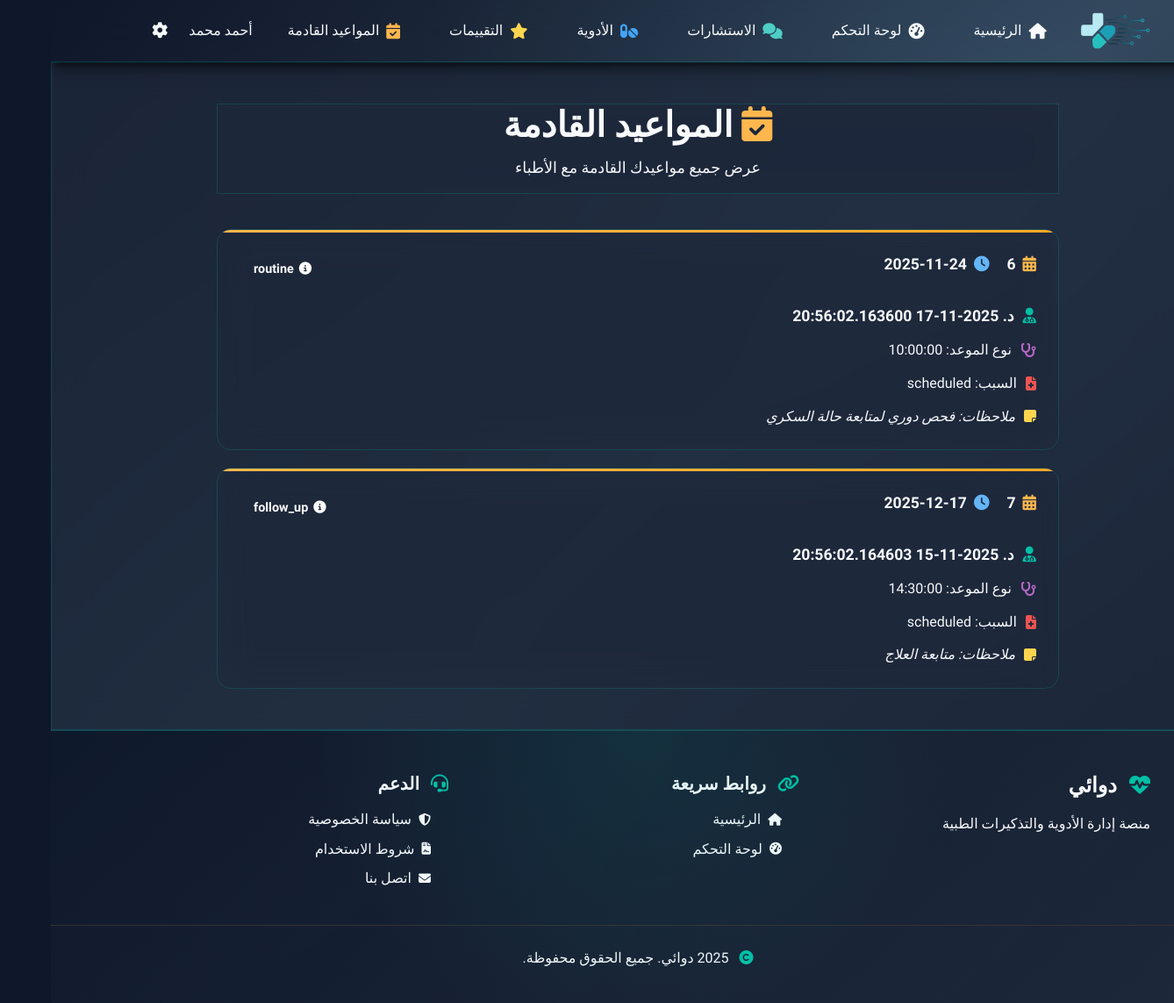
/upcoming-appointments (signed in), run on the app's committed database.
### models.py (models this page shows, shortened)
class User(UserMixin, db.Model):
    __tablename__ = 'users'
    id = db.Column(db.Integer, primary_key=True)
    email = db.Column(db.String(255), unique=True, nullable=False)
    password_hash = db.Column(db.String(255), nullable=False)
    phone = db.Column(db.String(20))
    full_name = db.Column(db.String(255), nullable=False)
    role = db.Column(db.String(50), nullable=False, default='patient')
    date_of_birth = db.Column(db.Date)
    gender = db.Column(db.String(10))
    weight = db.Column(db.Float)
    height = db.Column(db.Float)
    chronic_diseases = db.Column(db.Text)
    drug_allergies = db.Column(db.Text)
    emergency_contact_name = db.Column(db.String(255))
    emergency_contact_phone = db.Column(db.String(20))
    doctor_id = db.Column(db.Integer, db.ForeignKey('users.id'), nullable=True)
    blood_type = db.Column(db.String(10))  # فصيلة الدم: A+, A-, B+, B-, AB+, AB-, O+, O-
    notification_preferences = db.Column(db.Text)  # JSON
    address = db.Column(db.Text)  # العنوان التفصيلي
    city = db.Column(db.String(100))  # المدينة
    postal_code = db.Column(db.String(20))  # الرمز البريدي
    medical_conditions = db.Column(db.Text)  # الحالات الطبية
    allergies = db.Column(db.Text)  # الحساسيات
    emergency_contact = db.Column(db.String(255))  # جهة الاتصال في الطوارئ
    language = db.Column(db.String(10), default='ar')  # اللغة المفضلة
    timezone = db.Column(db.String(50), default='Asia/Riyadh')  # المنطقة الزمنية
    email_notifications = db.Column(db.Boolean, default=True)  # الإشعارات عبر البريد الإلكتروني
    sms_notifications = db.Column(db.Boolean, default=False)  # الإشعارات عبر الرسائل النصية
    last_login = db.Column(db.DateTime)  # آخر تسجيل دخول
    avatar_url = db.Column(db.String(500))  # رابط صورة الملف الشخصي
    is_active = db.Column(db.Boolean, default=True)
    created_at = db.Column(db.DateTime, default=datetime.utcnow)
    updated_at = db.Column(db.DateTime, default=datetime.utcnow, onupdate=datetime.utcnow)
    medications = db.relationship('Medication', backref='user', lazy=True, cascade='all, delete-orphan')
    consultations_as_patient = db.relationship('Consultation', foreign_keys='Consultation.patient_id', lazy=True, overlaps="patient_consultations")
    consultations_as_pharmacist = db.relationship('Consultation', foreign_keys='Consultation.pharmacist_id', lazy=True, overlaps="pharmacist_consultations")
    product_ratings = db.relationship('ProductRating', backref='user', lazy=True)
    reports = db.relationship('Report', backref='user', lazy=True)
    audit_logs = db.relationship('AuditLog', backref='user', lazy=True)
    doctor = db.relationship('User', remote_side=[id], foreign_keys=[doctor_id], backref='patients')

### tables this page shows
CREATE TABLE appointments (
                                    id INTEGER PRIMARY KEY AUTOINCREMENT,
                                    patient_id INTEGER NOT NULL,
                                    doctor_id INTEGER NOT NULL,
                                    appointment_date DATE NOT NULL,
                                    appointment_time TIME NOT NULL,
                                    appointment_type VARCHAR(50) NOT NULL,
                                    status VARCHAR(20) DEFAULT 'scheduled',
                                    reason TEXT,
                                    notes TEXT,
                                    created_at TIMESTAMP DEFAULT CURRENT_TIMESTAMP,
                                    updated_at TIMESTAMP DEFAULT CURRENT_TIMESTAMP,
                                    FOREIGN KEY (patient_id) REFERENCES users (id),
                                    FOREIGN KEY (doctor_id) REFERENCES users (id)
                                );

### app.py (the view)
    @app.route('/patient/appointments')
    @app.route('/upcoming-appointments')
    @login_required
    def upcoming_appointments():
        if current_user.role != 'patient':
            flash('هذه الصفحة للمرضى فقط', 'error')
            return redirect(url_for('dashboard'))
        try:
            import sqlite3
            import os
            BASE_DIR = os.path.abspath(os.path.dirname(__file__))
            db_path = os.path.join(BASE_DIR, 'doaei.db')
            conn = sqlite3.connect(db_path)
            cursor = conn.cursor()
            cursor.execute('''
                SELECT a.*, u.full_name as doctor_name
                FROM appointments a
                JOIN users u ON a.doctor_id = u.id
                WHERE a.patient_id = ? AND a.status IN ('scheduled', 'confirmed')
                ORDER BY a.appointment_date, a.appointment_time
            ''', (current_user.id,))
            appointments = cursor.fetchall()
            conn.close()
        except Exception as e:
            print(f"Error fetching appointments: {e}")
            appointments = []
        return render_template('patient/appointments.html', appointments=appointments)

### templates/patient/appointments.html (shortened to what this page needs)
{% extends "base.html" %}
{% block content %}
<div class="appointments-container">
    <div class="page-header">
        <h1><i class="fas fa-calendar-check" style="color: #FFB74D;"></i> المواعيد القادمة</h1>
        <p>عرض جميع مواعيدك القادمة مع الأطباء</p>
    </div>
    <div class="appointments-list">
        {% if appointments %}
            {% for appointment in appointments %}
            <div class="appointment-card">
                <div class="appointment-header">
                    <div class="appointment-date-time">
                        <div class="date-section">
                            <i class="fas fa-calendar-alt" style="color: #FFB74D;"></i>
                            <span class="date">{{ appointment[2] if appointment[2] else 'غير محدد' }}</span>
                        </div>
                        <div class="time-section">
                            <i class="fas fa-clock" style="color: #64B5F6;"></i>
                            <span class="time">{{ appointment[3] if appointment[3] else 'غير محدد' }}</span>
                        </div>
                    </div>
                    <div class="appointment-status">
                        <span class="status-badge status-{{ appointment[5] if appointment[5] else 'scheduled' }}">
                            {% if appointment[5] == 'scheduled' %}
                                <i class="fas fa-calendar" style="color: white;"></i> مجدول
                            {% elif appointment[5] == 'confirmed' %}
                                <i class="fas fa-check-circle" style="color: white;"></i> مؤكد
                            {% else %}
                                <i class="fas fa-info-circle" style="color: white;"></i> {{ appointment[5] }}
                            {% endif %}
                        </span>
                    </div>
                </div>
                <div class="appointment-body">
                    <div class="appointment-doctor">
                        <i class="fas fa-user-md" style="color: #00BFA5;"></i>
                        <span>د. {{ appointment[9] if appointment[9] else 'طبيب' }}</span>
                    </div>
                    <div class="appointment-type">
                        <i class="fas fa-stethoscope" style="color: #BA68C8;"></i>
                        <span>نوع الموعد: {{ appointment[4] if appointment[4] else 'روتيني' }}</span>
                    </div>
                    {% if appointment[6] %}
                    <div class="appointment-reason">
                        <i class="fas fa-file-medical" style="color: #EF5350;"></i>
                        <span>السبب: {{ appointment[6] }}</span>
                    </div>
                    {% endif %}
                    {% if appointment[7] %}
                    <div class="appointment-notes">
                        <i class="fas fa-sticky-note" style="color: #FFD54F;"></i>
                        <span>ملاحظات: {{ appointment[7] }}</span>
                    </div>
                    {% endif %}
                </div>
            </div>
            {% endfor %}
        {% else %}
            <div class="empty-state">
                <i class="fas fa-calendar-times" style="color: #90A4AE; font-size: 4em;"></i>
                <h2>لا توجد مواعيد قادمة</h2>
                <p>ليس لديك مواعيد مجدولة حالياً</p>
            </div>
        {% endif %}
    </div>
</div>
{% endblock %}

### templates/base.html (shortened to what this page needs)
<!DOCTYPE html>
<html lang="ar" dir="rtl">
<head>
    <link rel="stylesheet" href="{{ url_for('static', filename='css/style.css') }}">
    <link rel="stylesheet" href="https://cdnjs.cloudflare.com/ajax/libs/font-awesome/6.4.0/css/all.min.css">
</head>
<body>
    <nav class="navbar">
        <div class="nav-container">
            <div class="nav-brand">
                <img src="{{ url_for('static', filename='images/Logo.webp') }}" class="logo-img" alt="دوائي">
            </div>
            <div class="nav-menu">
                <a href="{{ url_for('index') }}" class="nav-link">
                    <i class="fas fa-home"></i>
                    <span>الرئيسية</span>
                </a>
                {% if current_user.is_authenticated %}
                <a href="{{ url_for('dashboard') }}" class="nav-link">
                    <i class="fas fa-tachometer-alt"></i>
                    <span>لوحة التحكم</span>
                </a>
                {% if current_user.role != 'user' %}
                <a href="{{ url_for('consultations') }}" class="nav-link">
                    <i class="fas fa-comments" style="color: #4ECDC4;"></i>
                    <span>الاستشارات</span>
                </a>
                {% endif %}
                {% if current_user.role == 'patient' %}
                <a href="{{ url_for('medications') }}" class="nav-link">
                    <i class="fas fa-pills" style="color: #42A5F5;"></i>
                    <span>الأدوية</span>
                </a>
                <a href="{{ url_for('patient_ratings') }}" class="nav-link">
                    <i class="fas fa-star" style="color: #FFD54F;"></i>
                    <span>التقييمات</span>
                </a>
                <a href="{{ url_for('upcoming_appointments') }}" class="nav-link">
                    <i class="fas fa-calendar-check" style="color: #FFB74D;"></i>
                    <span>المواعيد القادمة</span>
                </a>
                {% endif %}
                <div class="user-menu">
                    <span class="user-name">{{ current_user.full_name }}</span>
                    <div class="dropdown">
                        <button class="dropdown-btn" title="الإعدادات">
                            <i class="fas fa-cog"></i>
                        </button>
                    </div>
                </div>
                {% endif %}
            </div>
        </div>
    </nav>
    <main class="main-content">
        {% block content %}{% endblock %}
    </main>
    <footer class="footer">
        <div class="footer-container">
            <div class="footer-section">
                <h3>
                    <i class="fas fa-heartbeat"></i>
                </h3>
                <p>منصة إدارة الأدوية والتذكيرات الطبية</p>
            </div>
            <div class="footer-section">
                <h4><i class="fas fa-link"></i> روابط سريعة</h4>
                <ul>
                    <li><a href="{{ url_for('index') }}"><i class="fas fa-home"></i> الرئيسية</a></li>
                    {% if current_user.is_authenticated %}
                    <li><a href="{{ url_for('dashboard') }}"><i class="fas fa-tachometer-alt"></i> لوحة التحكم</a></li>
                    {% endif %}
                </ul>
            </div>
            <div class="footer-section">
                <h4><i class="fas fa-headset"></i> الدعم</h4>
                <ul>
                    <li><a href="#"><i class="fas fa-shield-alt"></i> سياسة الخصوصية</a></li>
                    <li><a href="#"><i class="fas fa-file-contract"></i> شروط الاستخدام</a></li>
                    <li><a href="#"><i class="fas fa-envelope"></i> اتصل بنا</a></li>
                </ul>
            </div>
        </div>
        <div class="footer-bottom">
            <p>
                <i class="fas fa-copyright"></i>
                2025 دوائي. جميع الحقوق محفوظة.
            </p>
        </div>
    </footer>
</body>
</html>

### templates/patient/appointments.html (style rules this page uses)
.appointments-container { max-width: 1000px; margin: 30px auto; padding: 0 20px; }
.page-header { text-align: center; margin-bottom: 40px; }
.page-header h1 { font-size: 2.5em; color: var(--text-primary); margin-bottom: 10px; }
.page-header p { color: var(--text-secondary); font-size: 1.1em; }
.appointments-list { display: flex; flex-direction: column; gap: 20px; }
.appointment-card { background: var(--bg-glass); -webkit-backdrop-filter: blur(20px); backdrop-filter: blur(20px); border-radius: var(--border-radius-lg); border: 1px solid rgba(0, 191, 166, 0.2); padding: 25px; transition: all 0.3s ease; position: relative; overflow: hidden; }
.appointment-card::before { content: ''; position: absolute; top: 0; left: 0; right: 0; height: 3px; background: linear-gradient(90deg, #FFB74D, #FFA726); }
.appointment-header { display: flex; justify-content: space-between; align-items: flex-start; margin-bottom: 20px; flex-wrap: wrap; gap: 15px; }
.appointment-date-time { display: flex; gap: 20px; flex-wrap: wrap; }
.date-section, .time-section { display: flex; align-items: center; gap: 8px; font-size: 1.1em; font-weight: 600; color: var(--text-primary); }
.status-badge { display: inline-flex; align-items: center; gap: 6px; padding: 8px 16px; border-radius: 20px; font-size: 0.9em; font-weight: 600; }
.appointment-body { display: flex; flex-direction: column; gap: 12px; }
.appointment-doctor, .appointment-type, .appointment-reason, .appointment-notes { display: flex; align-items: center; gap: 10px; color: var(--text-primary); }
.appointment-doctor { font-size: 1.1em; font-weight: 600; color: var(--primary-color); }
.appointment-notes { color: var(--text-secondary); font-style: italic; }

### data on the page
User: full_name "أحمد محمد"
appointments: doctor "6", appointment_date "2025-11-24", created_at "2025-11-17 20:56:02.163600", appointment_time "10:00:00", status "scheduled", reason "فحص دوري لمتابعة حالة السكري"
appointments: doctor "7", appointment_date "2025-12-17", appointment_type "follow_up", created_at "2025-11-15 20:56:02.164603", appointment_time "14:30:00", status "scheduled", reason "متابعة العلاج"
